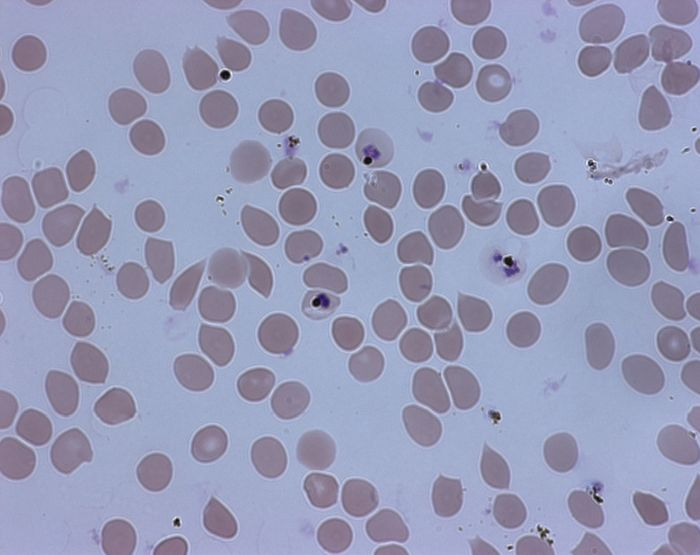
#> input picture Images/Sample 1.jpg, 700 x 555 px; its folder holds only this picture in this run
$ python -i Evaluation_Tool.py   (imports and definitions only)   (older library calls are emulated)
#> lines starting #> are read from the running program, lines starting #| are printed output that depends on the picture; after the words box and inside, x2 and y2 are one past the last pixel; in counts of white or black regions, pixels touching at a corner belong together
#> further down, picture is the input picture: shape (555, 700, 3); mean B, G, R 183.8, 154.4, 150.8
#!/usr/bin/env python
"""
EVALUATION TOOL FOR TESTING AUTOMATIC MALARIA DETECTION CODE
WRITTEN BY MONIKA DELEKTAs
"""
import cv2, numpy as np, os
import pandas as pd
from skimage import measure
from prettytable import PrettyTable

# [9 lines left out: function infectedMask, not called in this run]

def groundTruthLabel(im):
    """
    Creates the mask to find the ground truth labels in the images. This is done by first taking
    the range to find the black squares, then the defects caught during this process are removed.
    """
    lowerRange = np.array([0,0,0])
    upperRange = np.array([60,60,60])
    ground_truth = cv2.inRange(im, lowerRange, upperRange)
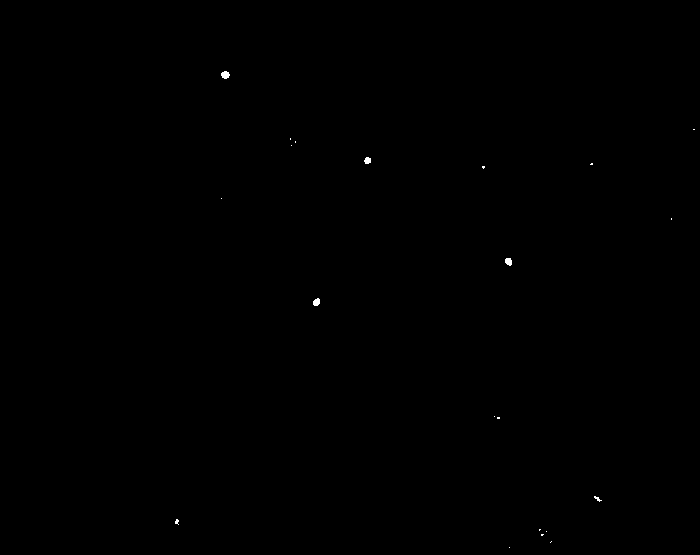
#> ground_truth: shape (555, 700); 0.07% white; 21 white regions (16 under 20 px), largest, box (x1, y1, x2, y2) and area: (221, 71, 230, 79) 53, (505, 258, 512, 266) 45, (313, 298, 320, 306) 44, (364, 157, 371, 164) 39, (594, 496, 602, 502) 20

    #take the mask and remove any caught white defects from the image
    shape = ground_truth.shape
#> shape = (555, 700)
    defect_find = measure.label(ground_truth, neighbors=4)
#> defect_find: shape (555, 700) int64; 24 distinct labels, from 0 to 23
    mask = np.zeros(shape, dtype="uint8")
    for i in pd.DataFrame(defect_find):
        if (i != 0):
            mask_located = np.zeros(shape, dtype="uint8")
            mask_located[defect_find == i] = 255
            pixel_count = cv2.countNonZero(mask_located)
            if pixel_count > 350: mask = mask_located + mask
        else: continue
#> this loop made 700 passes
#> pixel_count on passes 2 to 13: 53, 2, 2, 2, 1, 39, 5, 7, 1, 2, 45, 44
#> mask: shape (555, 700); every value is 0
    return mask

# [64 lines left out: functions numberOfLabels, orImages, contouring, infectionMatches, not called in this run]

"""
Calculations
"""

# [22 lines left out: functions accuracy, precision_recall, f_measure, not called in this run]

x = PrettyTable()
x.field_names = ["File", "Precision", "Recall", "F-measure", "Accuracy"]

prec_count = 0
rec_count = 0
f_m_count = 0
acc_count = 0
doc_count = 0

def add_Rows(fName, prec, rec, f_m, acc):
    x.add_row([fName, format(prec, '.2f'), format(rec, '.2f'), f_m, acc])

dirHaar = "./savedImProc"
dirLabelled = "./ground"
# [1 line that did not run here, left out]
# [1 line that did not run here, left out]
# [1 line that did not run here, left out]

# [30 lines not run here, left out]

>>> import cv2
>>> picture = cv2.imread('Images/Sample 1.jpg')
>>> result = groundTruthLabel(picture)
